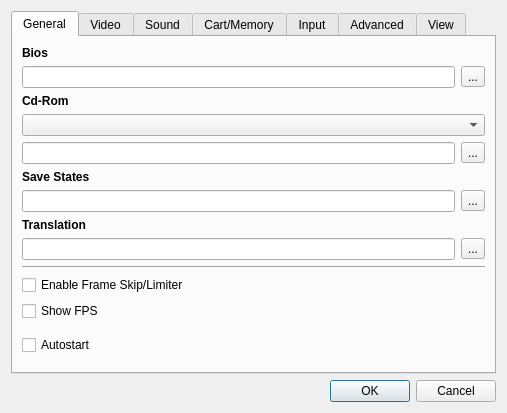
<?xml version="1.0" encoding="UTF-8"?>
<ui version="4.0">
 <class>UISettings</class>
 <widget class="QDialog" name="UISettings">
  <property name="geometry">
   <rect>
    <x>0</x>
    <y>0</y>
    <width>507</width>
    <height>413</height>
   </rect>
  </property>
  <property name="windowTitle">
   <string>Settings</string>
  </property>
  <layout class="QVBoxLayout">
   <item>
    <widget class="QTabWidget" name="twPages">
     <property name="currentIndex">
      <number>0</number>
     </property>
     <widget class="QWidget" name="wGeneral">
      <attribute name="title">
       <string>General</string>
      </attribute>
      <layout class="QGridLayout" name="gridLayout1">
       <item row="13" column="0">
        <spacer>
         <property name="orientation">
          <enum>Qt::Vertical</enum>
         </property>
         <property name="sizeHint" stdset="0">
          <size>
           <width>20</width>
           <height>2</height>
          </size>
         </property>
        </spacer>
       </item>
       <item row="0" column="0" colspan="2">
        <widget class="QLabel" name="lBios">
         <property name="font">
          <font>
           <weight>75</weight>
           <bold>true</bold>
          </font>
         </property>
         <property name="text">
          <string>Bios</string>
         </property>
         <property name="textFormat">
          <enum>Qt::PlainText</enum>
         </property>
        </widget>
       </item>
       <item row="1" column="0">
        <widget class="QLineEdit" name="leBios"/>
       </item>
       <item row="1" column="1">
        <widget class="QToolButton" name="tbBios">
         <property name="text">
          <string>...</string>
         </property>
        </widget>
       </item>
       <item row="2" column="0" colspan="2">
        <widget class="QLabel" name="lCdRom">
         <property name="font">
          <font>
           <weight>75</weight>
           <bold>true</bold>
          </font>
         </property>
         <property name="text">
          <string>Cd-Rom</string>
         </property>
         <property name="textFormat">
          <enum>Qt::PlainText</enum>
         </property>
        </widget>
       </item>
       <item row="3" column="0" colspan="2">
        <widget class="QComboBox" name="cbCdRom"/>
       </item>
       <item row="4" column="0">
        <widget class="QLineEdit" name="leCdRom"/>
       </item>
       <item row="4" column="1">
        <widget class="QToolButton" name="tbCdRom">
         <property name="text">
          <string>...</string>
         </property>
        </widget>
       </item>
       <item row="5" column="0" colspan="2">
        <widget class="QLabel" name="lSaveStates">
         <property name="font">
          <font>
           <weight>75</weight>
           <bold>true</bold>
          </font>
         </property>
         <property name="text">
          <string>Save States</string>
         </property>
         <property name="textFormat">
          <enum>Qt::PlainText</enum>
         </property>
        </widget>
       </item>
       <item row="6" column="0">
        <widget class="QLineEdit" name="leSaveStates"/>
       </item>
       <item row="6" column="1">
        <widget class="QToolButton" name="tbSaveStates">
         <property name="text">
          <string>...</string>
         </property>
        </widget>
       </item>
       <item row="7" column="0" colspan="2">
        <widget class="QLabel" name="lTranslation">
         <property name="font">
          <font>
           <weight>75</weight>
           <bold>true</bold>
          </font>
         </property>
         <property name="text">
          <string>Translation</string>
         </property>
         <property name="textFormat">
          <enum>Qt::PlainText</enum>
         </property>
        </widget>
       </item>
       <item row="9" column="0">
        <widget class="QLineEdit" name="leTranslation"/>
       </item>
       <item row="9" column="1">
        <widget class="QToolButton" name="tbTranslation">
         <property name="text">
          <string>...</string>
         </property>
        </widget>
       </item>
       <item row="10" column="0" colspan="2">
        <widget class="Line" name="line">
         <property name="orientation">
          <enum>Qt::Horizontal</enum>
         </property>
        </widget>
       </item>
       <item row="11" column="0" colspan="2">
        <widget class="QCheckBox" name="cbEnableFrameSkipLimiter">
         <property name="text">
          <string>Enable Frame Skip/Limiter</string>
         </property>
        </widget>
       </item>
       <item row="12" column="0" colspan="2">
        <widget class="QCheckBox" name="cbShowFPS">
         <property name="text">
          <string>Show FPS</string>
         </property>
        </widget>
       </item>
       <item row="13" column="0" colspan="2">
        <widget class="QCheckBox" name="cbAutostart">
         <property name="text">
          <string>Autostart</string>
         </property>
        </widget>
       </item>
      </layout>
     </widget>
     <widget class="QWidget" name="wVideo">
      <attribute name="title">
       <string>Video</string>
      </attribute>
      <layout class="QGridLayout" name="gridLayout2">
       <item row="0" column="0" colspan="3">
        <widget class="QLabel" name="lVideoCore">
         <property name="font">
          <font>
           <weight>75</weight>
           <bold>true</bold>
          </font>
         </property>
         <property name="text">
          <string>Video Core</string>
         </property>
         <property name="textFormat">
          <enum>Qt::PlainText</enum>
         </property>
        </widget>
       </item>
       <item row="1" column="0" colspan="3">
        <widget class="QComboBox" name="cbVideoCore"/>
       </item>
       <item row="2" column="0" colspan="3">
        <widget class="QLabel" name="lOSDCore">
         <property name="font">
          <font>
           <weight>75</weight>
           <bold>true</bold>
          </font>
         </property>
         <property name="text">
          <string>OSD Core</string>
         </property>
         <property name="textFormat">
          <enum>Qt::PlainText</enum>
         </property>
        </widget>
       </item>
       <item row="3" column="0" colspan="3">
        <widget class="QComboBox" name="cbOSDCore"/>
       </item>
       <item row="4" column="0" colspan="3">
        <widget class="QLabel" name="lResolution">
         <property name="font">
          <font>
           <weight>75</weight>
           <bold>true</bold>
          </font>
         </property>
         <property name="text">
          <string>Resolution</string>
         </property>
         <property name="textFormat">
          <enum>Qt::PlainText</enum>
         </property>
        </widget>
       </item>
       <item row="5" column="0">
        <widget class="QLabel" name="lWidth">
         <property name="text">
          <string>Width</string>
         </property>
        </widget>
       </item>
       <item row="5" column="1">
        <widget class="QLineEdit" name="leWidth"/>
       </item>
       <item row="5" column="2">
        <widget class="QCheckBox" name="cbFullscreen">
         <property name="text">
          <string>Fullscreen</string>
         </property>
        </widget>
       </item>
       <item row="6" column="0">
        <widget class="QLabel" name="lHeight">
         <property name="text">
          <string>Height</string>
         </property>
        </widget>
       </item>
       <item row="6" column="1">
        <widget class="QLineEdit" name="leHeight"/>
       </item>
       <item row="7" column="0" colspan="3">
        <widget class="QLabel" name="lVideoFormat">
         <property name="font">
          <font>
           <weight>75</weight>
           <bold>true</bold>
          </font>
         </property>
         <property name="text">
          <string>Video Format</string>
         </property>
         <property name="textFormat">
          <enum>Qt::PlainText</enum>
         </property>
        </widget>
       </item>
       <item row="8" column="0" colspan="3">
        <widget class="QComboBox" name="cbVideoFormat"/>
       </item>
       <item row="9" column="0" colspan="3">
        <spacer>
         <property name="orientation">
          <enum>Qt::Vertical</enum>
         </property>
         <property name="sizeHint" stdset="0">
          <size>
           <width>20</width>
           <height>2</height>
          </size>
         </property>
        </spacer>
       </item>
      </layout>
     </widget>
     <widget class="QWidget" name="wSound">
      <attribute name="title">
       <string>Sound</string>
      </attribute>
      <layout class="QVBoxLayout">
       <item>
        <widget class="QLabel" name="lSoundCore">
         <property name="font">
          <font>
           <weight>75</weight>
           <bold>true</bold>
          </font>
         </property>
         <property name="text">
          <string>Sound Core</string>
         </property>
         <property name="textFormat">
          <enum>Qt::PlainText</enum>
         </property>
        </widget>
       </item>
       <item>
        <widget class="QComboBox" name="cbSoundCore"/>
       </item>
       <item>
        <spacer>
         <property name="orientation">
          <enum>Qt::Vertical</enum>
         </property>
         <property name="sizeHint" stdset="0">
          <size>
           <width>20</width>
           <height>2</height>
          </size>
         </property>
        </spacer>
       </item>
      </layout>
     </widget>
     <widget class="QWidget" name="wCartMemory">
      <attribute name="title">
       <string>Cart/Memory</string>
      </attribute>
      <layout class="QGridLayout" name="gridLayout3">
       <item row="0" column="0" colspan="2">
        <widget class="QLabel" name="lCartridge">
         <property name="font">
          <font>
           <weight>75</weight>
           <bold>true</bold>
          </font>
         </property>
         <property name="text">
          <string>Cartridge</string>
         </property>
         <property name="textFormat">
          <enum>Qt::PlainText</enum>
         </property>
        </widget>
       </item>
       <item row="1" column="0" colspan="2">
        <widget class="QComboBox" name="cbCartridge"/>
       </item>
       <item row="2" column="0">
        <widget class="QLineEdit" name="leCartridge"/>
       </item>
       <item row="2" column="1">
        <widget class="QToolButton" name="tbCartridge">
         <property name="text">
          <string>...</string>
         </property>
        </widget>
       </item>
       <item row="3" column="0" colspan="2">
        <widget class="QLabel" name="lMemory">
         <property name="font">
          <font>
           <weight>75</weight>
           <bold>true</bold>
          </font>
         </property>
         <property name="text">
          <string>Memory</string>
         </property>
         <property name="textFormat">
          <enum>Qt::PlainText</enum>
         </property>
        </widget>
       </item>
       <item row="4" column="0">
        <widget class="QLineEdit" name="leMemory"/>
       </item>
       <item row="4" column="1">
        <widget class="QToolButton" name="tbMemory">
         <property name="text">
          <string>...</string>
         </property>
        </widget>
       </item>
       <item row="5" column="0" colspan="2">
        <widget class="QLabel" name="lMpegROM">
         <property name="font">
          <font>
           <weight>75</weight>
           <bold>true</bold>
          </font>
         </property>
         <property name="text">
          <string>Mpeg ROM</string>
         </property>
         <property name="textFormat">
          <enum>Qt::PlainText</enum>
         </property>
        </widget>
       </item>
       <item row="6" column="0">
        <widget class="QLineEdit" name="leMpegROM"/>
       </item>
       <item row="6" column="1">
        <widget class="QToolButton" name="tbMpegROM">
         <property name="text">
          <string>...</string>
         </property>
        </widget>
       </item>
       <item row="7" column="0">
        <spacer>
         <property name="orientation">
          <enum>Qt::Vertical</enum>
         </property>
         <property name="sizeHint" stdset="0">
          <size>
           <width>20</width>
           <height>2</height>
          </size>
         </property>
        </spacer>
       </item>
      </layout>
     </widget>
     <widget class="QWidget" name="wInput">
      <attribute name="title">
       <string>Input</string>
      </attribute>
      <layout class="QGridLayout" name="gridLayout4">
       <item row="0" column="0" colspan="2">
        <widget class="QLabel" name="lInput">
         <property name="sizePolicy">
          <sizepolicy hsizetype="Preferred" vsizetype="Maximum">
           <horstretch>0</horstretch>
           <verstretch>0</verstretch>
          </sizepolicy>
         </property>
         <property name="font">
          <font>
           <weight>75</weight>
           <bold>true</bold>
          </font>
         </property>
         <property name="text">
          <string>Input</string>
         </property>
         <property name="textFormat">
          <enum>Qt::PlainText</enum>
         </property>
        </widget>
       </item>
       <item row="1" column="0" colspan="2">
        <widget class="QComboBox" name="cbInput"/>
       </item>
       <item row="2" column="0">
        <widget class="UIPortManager" name="pmPort1">
         <property name="sizePolicy">
          <sizepolicy hsizetype="Preferred" vsizetype="Expanding">
           <horstretch>0</horstretch>
           <verstretch>0</verstretch>
          </sizepolicy>
         </property>
         <property name="title">
          <string>Port 1</string>
         </property>
        </widget>
       </item>
       <item row="2" column="1">
        <widget class="UIPortManager" name="pmPort2">
         <property name="sizePolicy">
          <sizepolicy hsizetype="Preferred" vsizetype="Expanding">
           <horstretch>0</horstretch>
           <verstretch>0</verstretch>
          </sizepolicy>
         </property>
         <property name="title">
          <string>Port 2</string>
         </property>
        </widget>
       </item>
      </layout>
     </widget>
     <widget class="QWidget" name="wAdvanced">
      <attribute name="title">
       <string>Advanced</string>
      </attribute>
      <layout class="QVBoxLayout">
       <item>
        <widget class="QLabel" name="lRegion">
         <property name="font">
          <font>
           <weight>75</weight>
           <bold>true</bold>
          </font>
         </property>
         <property name="text">
          <string>Region</string>
         </property>
         <property name="textFormat">
          <enum>Qt::PlainText</enum>
         </property>
        </widget>
       </item>
       <item>
        <widget class="QComboBox" name="cbRegion"/>
       </item>
       <item>
        <widget class="QLabel" name="lSH2Interpreter">
         <property name="font">
          <font>
           <weight>75</weight>
           <bold>true</bold>
          </font>
         </property>
         <property name="text">
          <string>SH2 Interpreter</string>
         </property>
         <property name="textFormat">
          <enum>Qt::PlainText</enum>
         </property>
        </widget>
       </item>
       <item>
        <widget class="QComboBox" name="cbSH2Interpreter"/>
       </item>
       <item>
        <spacer>
         <property name="orientation">
          <enum>Qt::Vertical</enum>
         </property>
         <property name="sizeHint" stdset="0">
          <size>
           <width>20</width>
           <height>2</height>
          </size>
         </property>
        </spacer>
       </item>
      </layout>
     </widget>
     <widget class="QWidget" name="wView">
      <attribute name="title">
       <string>View</string>
      </attribute>
      <layout class="QGridLayout">
       <item row="4" column="0">
        <spacer>
         <property name="orientation">
          <enum>Qt::Vertical</enum>
         </property>
         <property name="sizeHint" stdset="0">
          <size>
           <width>20</width>
           <height>2</height>
          </size>
         </property>
        </spacer>
       </item>
       <item row="0" column="0" colspan="3">
        <widget class="QLabel">
         <property name="font">
          <font>
           <weight>75</weight>
           <bold>true</bold>
          </font>
         </property>
         <property name="text">
          <string>Hide menubar</string>
         </property>
        </widget>
       </item>
       <item row="1" column="0">
        <widget class="QRadioButton" name="rbMenubarNever">
         <property name="text">
          <string>Never</string>
         </property>
         <attribute name="buttonGroup">
          <string>bgShowMenubar</string>
         </attribute>
        </widget>
       </item>
       <item row="1" column="1">
        <widget class="QRadioButton" name="rbMenubarFullscreen">
         <property name="text">
          <string>On fullscreen</string>
         </property>
         <attribute name="buttonGroup">
          <string>bgShowMenubar</string>
         </attribute>
        </widget>
       </item>
       <item row="1" column="2">
        <widget class="QRadioButton" name="rbMenubarAlways">
         <property name="text">
          <string>Always</string>
         </property>
         <attribute name="buttonGroup">
          <string>bgShowMenubar</string>
         </attribute>
        </widget>
       </item>
       <item row="2" column="0" colspan="3">
        <widget class="QLabel">
         <property name="font">
          <font>
           <weight>75</weight>
           <bold>true</bold>
          </font>
         </property>
         <property name="text">
          <string>Hide toolbar</string>
         </property>
        </widget>
       </item>
       <item row="3" column="0">
        <widget class="QRadioButton" name="rbToolbarNever">
         <property name="text">
          <string>Never</string>
         </property>
         <attribute name="buttonGroup">
          <string>bgShowToolbar</string>
         </attribute>
        </widget>
       </item>
       <item row="3" column="1">
        <widget class="QRadioButton" name="rbToolbarFullscreen">
         <property name="text">
          <string>On fullscreen</string>
         </property>
         <attribute name="buttonGroup">
          <string>bgShowToolbar</string>
         </attribute>
        </widget>
       </item>
       <item row="3" column="2">
        <widget class="QRadioButton" name="rbToolbarAlways">
         <property name="text">
          <string>Always</string>
         </property>
         <attribute name="buttonGroup">
          <string>bgShowToolbar</string>
         </attribute>
        </widget>
       </item>
      </layout>
     </widget>
    </widget>
   </item>
   <item>
    <widget class="QDialogButtonBox" name="dbbButtons">
     <property name="orientation">
      <enum>Qt::Horizontal</enum>
     </property>
     <property name="standardButtons">
      <set>QDialogButtonBox::Cancel|QDialogButtonBox::Ok</set>
     </property>
    </widget>
   </item>
  </layout>
 </widget>
 <customwidgets>
  <customwidget>
   <class>UIPortManager</class>
   <extends>QGroupBox</extends>
   <header>ui/UIPortManager.h</header>
   <container>1</container>
  </customwidget>
 </customwidgets>
 <resources/>
 <connections>
  <connection>
   <sender>dbbButtons</sender>
   <signal>accepted()</signal>
   <receiver>UISettings</receiver>
   <slot>accept()</slot>
   <hints>
    <hint type="sourcelabel">
     <x>373</x>
     <y>399</y>
    </hint>
    <hint type="destinationlabel">
     <x>383</x>
     <y>403</y>
    </hint>
   </hints>
  </connection>
  <connection>
   <sender>dbbButtons</sender>
   <signal>rejected()</signal>
   <receiver>UISettings</receiver>
   <slot>reject()</slot>
   <hints>
    <hint type="sourcelabel">
     <x>467</x>
     <y>399</y>
    </hint>
    <hint type="destinationlabel">
     <x>453</x>
     <y>352</y>
    </hint>
   </hints>
  </connection>
 </connections>
 <buttongroups>
  <buttongroup name="bgShowMenubar"/>
  <buttongroup name="bgShowToolbar"/>
 </buttongroups>
</ui>
